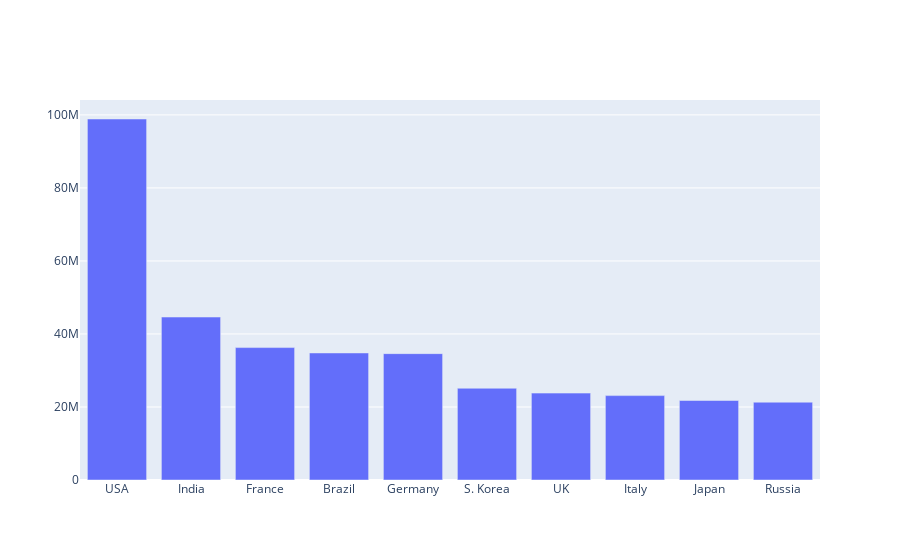

Source (notebook cell):
### Code cell
import plotly.graph_objects as go

fig = go.Figure([go.Bar(x=country, y=total_cases)])
fig.show()

### Figure 1 — Plotly figure (JSON) as saved in the notebook; plotly's stock layout.template omitted (floating-point values rounded to 4 significant figures)
{"data": [{"type": "bar", "x": ["USA", "India", "France", "Brazil", "Germany", "S. Korea", "UK", "Italy", "Japan", "Russia"], "y": [98877887, 44632004, 36268028, 34796212, 34608835, 25131505, 23798793, 23114013, 21772967, 21314957]}], "layout": {}}
